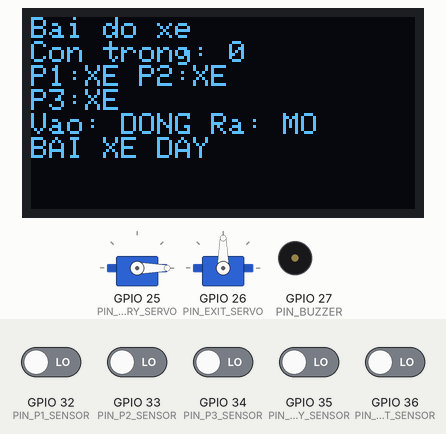
Bench run of a sketch on a simulated ESP32. Parts: 128×64 one-colour display, 2 × servo, buzzer (waves = sounding, pin HIGH). The inputs (shaded band) are chosen by the test bench; at power-on: GPIO 32 (PIN_P1_SENSOR), GPIO 33 (PIN_P2_SENSOR), GPIO 34 (PIN_P3_SENSOR), GPIO 35 (PIN_ENTRY_SENSOR), GPIO 36 (PIN_EXIT_SENSOR) LOW. What the sketch prints to the serial monitor is not drawn.

Above: at 1.2 s.
1.3 s: GPIO 32 (PIN_P1_SENSOR) driven HIGH
At 2.6 s:
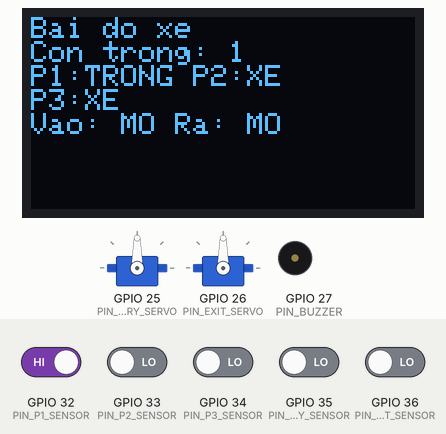
3.3 s: GPIO 36 (PIN_EXIT_SENSOR) driven HIGH
At 6.0 s:
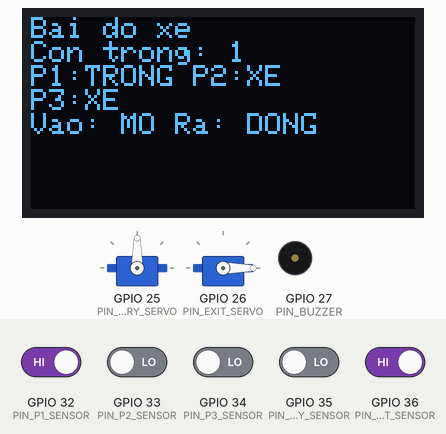
6.3 s: GPIO 35 (PIN_ENTRY_SENSOR) driven HIGH
At 8.4 s:
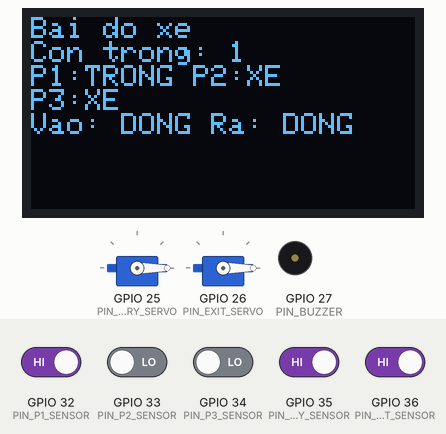
9.3 s: GPIO 32 (PIN_P1_SENSOR) driven LOW
At 11.1 s:
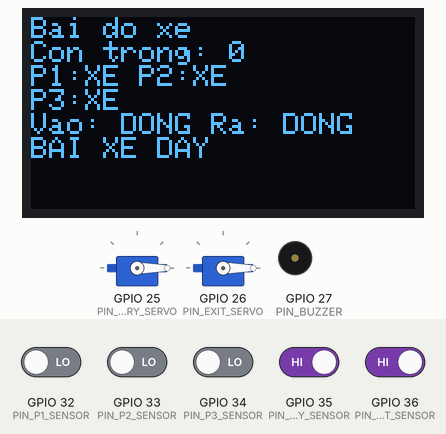
11.4 s: GPIO 35 (PIN_ENTRY_SENSOR) driven LOW
At 11.87 s:
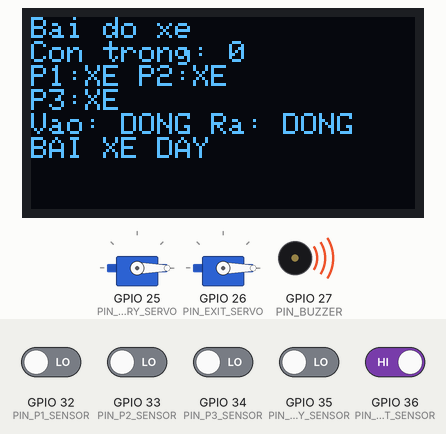
14.4 s: GPIO 33 (PIN_P2_SENSOR) driven HIGH
At 16.4 s:
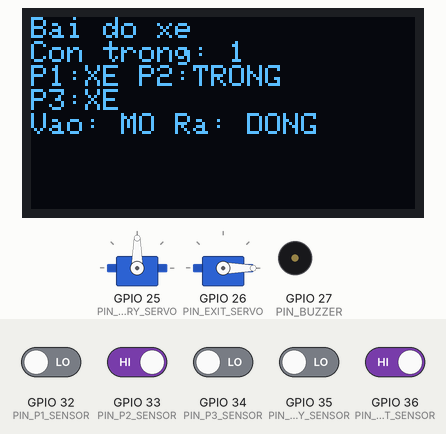
Timing chart, 0 to 26.2 s (numbered marks = the images above; inputs shaded):
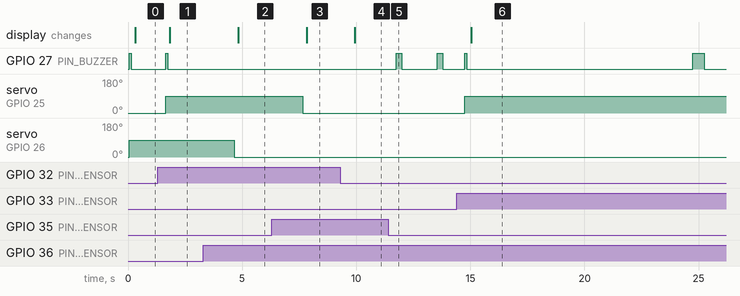

The sketch:

SmartParking.ino
```cpp
#include <Arduino.h>
#include <Wire.h>
#include <ESP32Servo.h>
#include <Adafruit_GFX.h>
#include <Adafruit_SSD1306.h>

// Smart parking model: 3 spaces, entry and exit gates.
// LEDs and Blynk are intentionally not implemented in this sketch.

// GPIO map transcribed from the project diagram/document.
constexpr uint8_t PIN_P1_SENSOR = 32;
constexpr uint8_t PIN_P2_SENSOR = 33;
constexpr uint8_t PIN_P3_SENSOR = 34;
constexpr uint8_t PIN_ENTRY_SENSOR = 35;
constexpr uint8_t PIN_EXIT_SENSOR = 36;
constexpr uint8_t PIN_ENTRY_SERVO = 25;
constexpr uint8_t PIN_EXIT_SERVO = 26;
constexpr uint8_t PIN_BUZZER = 27;
constexpr uint8_t PIN_OLED_SDA = 21;
constexpr uint8_t PIN_OLED_SCL = 22;

// LM393 IR boards differ: set true if OUT is LOW when an object is detected.
// Confirm this with SensorIRTest.ino before the first full run.
constexpr bool IR_ACTIVE_LOW = true;

// Adjust these angles to match the physical arm installation.
constexpr int ENTRY_CLOSED_ANGLE = 0;
constexpr int ENTRY_OPEN_ANGLE = 90;
constexpr int EXIT_CLOSED_ANGLE = 0;
constexpr int EXIT_OPEN_ANGLE = 90;

constexpr uint32_t SENSOR_DEBOUNCE_MS = 350;
constexpr uint32_t GATE_CLOSE_CLEAR_MS = 1000;
constexpr uint32_t GATE_MAX_OPEN_MS = 10000;
constexpr uint32_t OLED_REFRESH_MS = 300;
constexpr uint32_t FULL_BEEP_INTERVAL_MS = 1800;
constexpr uint8_t OLED_WIDTH = 128;
constexpr uint8_t OLED_HEIGHT = 64;
constexpr uint8_t OLED_I2C_ADDRESS = 0x3C;

Adafruit_SSD1306 display(OLED_WIDTH, OLED_HEIGHT, &Wire, -1);
Servo entryServo;
Servo exitServo;

enum SensorIndex : uint8_t {
  SENSOR_P1,
  SENSOR_P2,
  SENSOR_P3,
  SENSOR_ENTRY,
  SENSOR_EXIT,
  SENSOR_COUNT
};

const uint8_t SENSOR_PINS[SENSOR_COUNT] = {
  PIN_P1_SENSOR, PIN_P2_SENSOR, PIN_P3_SENSOR,
  PIN_ENTRY_SENSOR, PIN_EXIT_SENSOR
};

struct DebouncedSensor {
  bool rawDetected = false;
  bool stableDetected = false;
  uint32_t rawChangedAt = 0;
};

enum GateState : uint8_t { GATE_CLOSED, GATE_OPEN };

struct GateController {
  GateState state = GATE_CLOSED;
  uint32_t openedAt = 0;
  uint32_t clearSince = 0;
  bool waitingForClear = false;
  bool timeoutReported = false;
};

DebouncedSensor sensors[SENSOR_COUNT];
GateController entryGate;
GateController exitGate;
bool displayReady = false;
bool buzzerOn = false;
uint32_t buzzerOffAt = 0;
uint32_t lastFullBeepAt = 0;
uint32_t lastDisplayAt = 0;
uint8_t freeSlots = 3;
bool parkingFull = false;

// These states are available for the teammate who integrates Blynk later.
// The local parking control below does not depend on network connectivity.
bool occupiedP1 = false;
bool occupiedP2 = false;
bool occupiedP3 = false;
bool entryGateOpen = false;
bool exitGateOpen = false;

bool readDetected(uint8_t pin) {
  const int level = digitalRead(pin);
  return IR_ACTIVE_LOW ? (level == LOW) : (level == HIGH);
}

void updateSensor(DebouncedSensor &sensor, uint8_t pin, uint32_t now) {
  const bool reading = readDetected(pin);
  if (reading != sensor.rawDetected) {
    sensor.rawDetected = reading;
    sensor.rawChangedAt = now;
  }
  if (sensor.stableDetected != sensor.rawDetected &&
      now - sensor.rawChangedAt >= SENSOR_DEBOUNCE_MS) {
    sensor.stableDetected = sensor.rawDetected;
  }
}

void startBeep(uint16_t durationMs) {
  digitalWrite(PIN_BUZZER, HIGH);
  buzzerOn = true;
  buzzerOffAt = millis() + durationMs;
}

void updateBuzzer(uint32_t now) {
  if (buzzerOn && static_cast<int32_t>(now - buzzerOffAt) >= 0) {
    digitalWrite(PIN_BUZZER, LOW);
    buzzerOn = false;
  }
}

void setEntryGate(bool open, uint32_t now) {
  if (open) {
    entryServo.write(ENTRY_OPEN_ANGLE);
    entryGate.state = GATE_OPEN;
    entryGate.openedAt = now;
    entryGate.waitingForClear = false;
    entryGate.timeoutReported = false;
  } else {
    entryServo.write(ENTRY_CLOSED_ANGLE);
    entryGate.state = GATE_CLOSED;
    entryGate.waitingForClear = false;
  }
  entryGateOpen = open;
}

void setExitGate(bool open, uint32_t now) {
  if (open) {
    exitServo.write(EXIT_OPEN_ANGLE);
    exitGate.state = GATE_OPEN;
    exitGate.openedAt = now;
    exitGate.waitingForClear = false;
    exitGate.timeoutReported = false;
  } else {
    exitServo.write(EXIT_CLOSED_ANGLE);
    exitGate.state = GATE_CLOSED;
    exitGate.waitingForClear = false;
  }
  exitGateOpen = open;
}

void updateParkingStatus() {
  occupiedP1 = sensors[SENSOR_P1].stableDetected;
  occupiedP2 = sensors[SENSOR_P2].stableDetected;
  occupiedP3 = sensors[SENSOR_P3].stableDetected;
  const uint8_t occupiedCount = static_cast<uint8_t>(occupiedP1) +
                                static_cast<uint8_t>(occupiedP2) +
                                static_cast<uint8_t>(occupiedP3);
  freeSlots = 3 - occupiedCount;
  parkingFull = (freeSlots == 0);
}

void updateGate(GateController &gate, bool vehicleAtGate, bool isEntry,
                uint32_t now) {
  if (gate.state == GATE_CLOSED) {
    if (vehicleAtGate) {
      if (isEntry && parkingFull) {
        if (!buzzerOn && now - lastFullBeepAt >= FULL_BEEP_INTERVAL_MS) {
          startBeep(250);
          lastFullBeepAt = now;
        }
      } else {
        if (isEntry) setEntryGate(true, now);
        else setExitGate(true, now);
        startBeep(90);
      }
    }
    return;
  }

  // Keep the barrier open while a vehicle is detected. Close only after the
  // beam has stayed clear for the safety interval. If it times out while a
  // vehicle is still present, report it and keep the barrier open.
  if (vehicleAtGate) {
    gate.waitingForClear = false;
    if (now - gate.openedAt >= GATE_MAX_OPEN_MS && !gate.timeoutReported) {
      gate.timeoutReported = true;
      Serial.println(isEntry ? "Entry gate timeout: sensor still occupied; keeping gate open."
                             : "Exit gate timeout: sensor still occupied; keeping gate open.");
      startBeep(500);
    }
  } else {
    if (!gate.waitingForClear) {
      gate.waitingForClear = true;
      gate.clearSince = now;
    } else if (now - gate.clearSince >= GATE_CLOSE_CLEAR_MS) {
      if (isEntry) setEntryGate(false, now);
      else setExitGate(false, now);
      return;
    }
  }

}

void updateDisplay(uint32_t now) {
  if (!displayReady || now - lastDisplayAt < OLED_REFRESH_MS) return;
  lastDisplayAt = now;
  display.clearDisplay();
  display.setTextColor(SSD1306_WHITE);
  display.setTextSize(1);
  display.setCursor(0, 0);
  display.println(F("Bai do xe"));
  display.print(F("Con trong: "));
  display.println(freeSlots);
  display.print(F("P1:")); display.print(occupiedP1 ? F("XE ") : F("TRONG "));
  display.print(F("P2:")); display.println(occupiedP2 ? F("XE") : F("TRONG"));
  display.print(F("P3:")); display.println(occupiedP3 ? F("XE") : F("TRONG"));
  display.print(F("Vao: ")); display.print(entryGateOpen ? F("MO") : F("DONG"));
  display.print(F(" Ra: ")); display.println(exitGateOpen ? F("MO") : F("DONG"));
  if (parkingFull) display.println(F("BAI XE DAY"));
  display.display();
}

void printStateToSerial() {
  Serial.print(F("P1=")); Serial.print(occupiedP1);
  Serial.print(F(" P2=")); Serial.print(occupiedP2);
  Serial.print(F(" P3=")); Serial.print(occupiedP3);
  Serial.print(F(" free=")); Serial.print(freeSlots);
  Serial.print(F(" entryGate=")); Serial.print(entryGateOpen ? F("OPEN") : F("CLOSED"));
  Serial.print(F(" exitGate=")); Serial.println(exitGateOpen ? F("OPEN") : F("CLOSED"));
}

void setup() {
  Serial.begin(115200);
  for (uint8_t i = 0; i < SENSOR_COUNT; ++i) {
    // GPIO34/35/36 are input-only and have no internal pull-up/down.
    // The LM393 module must provide a valid driven OUT signal.
    pinMode(SENSOR_PINS[i], INPUT);
    sensors[i].rawDetected = readDetected(SENSOR_PINS[i]);
    sensors[i].stableDetected = sensors[i].rawDetected;
    sensors[i].rawChangedAt = millis();
  }
  pinMode(PIN_BUZZER, OUTPUT);
  digitalWrite(PIN_BUZZER, LOW);

  Wire.begin(PIN_OLED_SDA, PIN_OLED_SCL);
  displayReady = display.begin(SSD1306_SWITCHCAPVCC, OLED_I2C_ADDRESS);
  if (!displayReady) Serial.println(F("OLED not found; check power, SDA/SCL and I2C address."));

  entryServo.attach(PIN_ENTRY_SERVO, 500, 2400);
  exitServo.attach(PIN_EXIT_SERVO, 500, 2400);
  entryServo.write(ENTRY_CLOSED_ANGLE);
  exitServo.write(EXIT_CLOSED_ANGLE);
  entryGateOpen = false;
  exitGateOpen = false;

  updateParkingStatus();
  if (displayReady) {
    display.clearDisplay();
    display.setTextColor(SSD1306_WHITE);
    display.setTextSize(1);
    display.setCursor(0, 0);
    display.println(F("Bai do xe san sang"));
    display.display();
  }
  Serial.println(F("Smart parking local control ready. Blynk is not included here."));
}

void loop() {
  const uint32_t now = millis();
  for (uint8_t i = 0; i < SENSOR_COUNT; ++i) {
    updateSensor(sensors[i], SENSOR_PINS[i], now);
  }
  updateParkingStatus();
  updateGate(entryGate, sensors[SENSOR_ENTRY].stableDetected, true, now);
  updateGate(exitGate, sensors[SENSOR_EXIT].stableDetected, false, now);
  updateBuzzer(now);
  updateDisplay(now);

  static uint32_t lastSerialAt = 0;
  if (now - lastSerialAt >= 1000) {
    lastSerialAt = now;
    printStateToSerial();
  }
}
```

Measured:
- after the input at 1.3 s, servo on GPIO 25 (PIN_ENTRY_SERVO): 0° → 90° after 0.35 s; the display: changes after 0.53 s (image 1)
- after the input at 3.3 s, servo on GPIO 26 (PIN_EXIT_SERVO): 90° → 0° after 1.4 s; the display: changes after 1.5 s (image 2)
- after the input at 6.3 s, servo on GPIO 25 (PIN_ENTRY_SERVO): 90° → 0° after 1.4 s; the display: changes after 1.5 s (image 3)
- after the input at 9.3 s, the display: changes after 0.63 s (image 4)
- after the input at 11.4 s, GPIO 27 (PIN_BUZZER): alternates HIGH for 0.25 s and LOW for 1.6 s, starting after 0.35 s
- after the input at 14.4 s, servo on GPIO 25 (PIN_ENTRY_SERVO): 0° → 90° after 0.35 s; the display: changes after 0.63 s (image 6)
